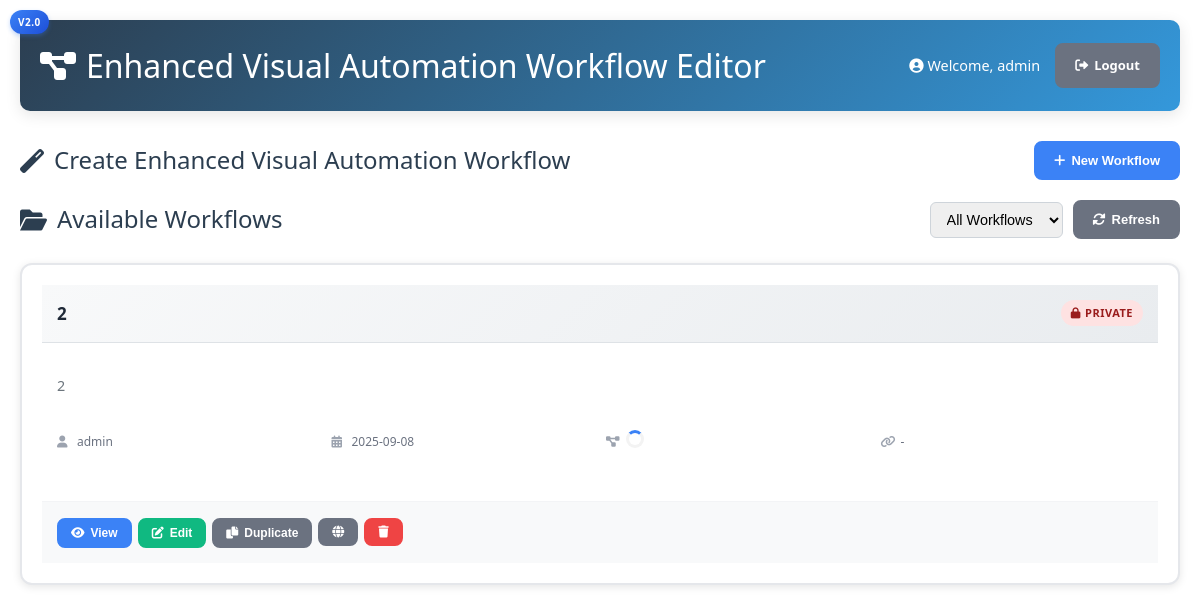
The page /automation (signed in) on the database its author committed.
### tables this page shows
CREATE TABLE automation_scenarios (
            id INTEGER PRIMARY KEY AUTOINCREMENT,
            name TEXT NOT NULL,
            description TEXT,
            steps TEXT NOT NULL,
            is_public BOOLEAN DEFAULT 0,
            created_by INTEGER,
            created_at TIMESTAMP DEFAULT CURRENT_TIMESTAMP,
            updated_at TIMESTAMP DEFAULT CURRENT_TIMESTAMP, workflow_type TEXT DEFAULT "linear", version TEXT DEFAULT "1.0",
            FOREIGN KEY (created_by) REFERENCES users (id)
        );

CREATE TABLE users (
            id INTEGER PRIMARY KEY AUTOINCREMENT,
            username TEXT UNIQUE NOT NULL,
            password_hash TEXT NOT NULL,
            role TEXT NOT NULL DEFAULT 'user',
            created_at TIMESTAMP DEFAULT CURRENT_TIMESTAMP
        );

### server.py (the view)
    def decorated_function(*args, **kwargs):
        if 'user_id' not in session:
            return redirect(url_for('login'))
        return f(*args, **kwargs)

### server.py (called while the page is built)
def get_db_connection():
    conn = sqlite3.connect('data.db')
    conn.row_factory = sqlite3.Row
    return conn

def login_required(f):
    def decorated_function(*args, **kwargs):
        if 'user_id' not in session:
            return redirect(url_for('login'))
        return f(*args, **kwargs)
    decorated_function.__name__ = f.__name__
    return decorated_function

@app.route('/automation')  # Updated route to automation
@login_required
def automation():
    conn = get_db_connection()
    scenarios = conn.execute('''
        SELECT s.*, u.username as creator_name
        FROM automation_scenarios s
        LEFT JOIN users u ON s.created_by = u.id
        WHERE s.is_public = 1 OR s.created_by = ?
        ORDER BY s.updated_at DESC
    ''', (session['user_id'],)).fetchall()
    conn.close()
    return render_template('automation.html', scenarios=scenarios)  # Updated render template to automation.html

### templates/automation.html (shortened to what this page needs)
<!DOCTYPE html>
<html lang="en">
<head>
    <link rel="stylesheet" href="{{ url_for('static', filename='style.css') }}">
    <link href="https://cdnjs.cloudflare.com/ajax/libs/font-awesome/6.0.0/css/all.min.css" rel="stylesheet">
</head>
<body>
    <div class="container">
        <header class="header">
            <div class="header-content">
                <h1>
                    <i class="fas fa-project-diagram"></i>
                    Enhanced Visual Automation Workflow Editor
                    <span class="version-badge">v2.0</span>
                </h1>
                <div class="user-info">
                    <div class="user-avatar">
                        <i class="fas fa-user-circle"></i>
                        <span>Welcome, {{ session.username }}</span>
                    </div>
                    <a href="{{ url_for('logout') }}" class="btn btn-secondary">
                        <i class="fas fa-sign-out-alt"></i> Logout
                    </a>
                </div>
            </div>
        </header>
        <main class="main-content">
            <section class="create-section">
                <div class="section-header">
                    <h2><i class="fas fa-magic"></i> Create Enhanced Visual Automation Workflow</h2>
                    <div class="header-actions">
                        <button id="toggleWorkflowEditor" class="btn btn-primary">
                            <i class="fas fa-plus"></i> New Workflow
                        </button>
                    </div>
                </div>
            </section>
            <section class="scenarios-section">
                <div class="section-header">
                    <h2><i class="fas fa-folder-open"></i> Available Workflows</h2>
                    <div class="filter-controls">
                        <select id="filterType" onchange="filterScenarios()" class="form-select">
                            <option value="all">All Workflows</option>
                        </select>
                        <button class="btn btn-secondary" onclick="refreshWorkflows()">
                            <i class="fas fa-sync-alt"></i> Refresh
                        </button>
                    </div>
                </div>
                <div class="scenarios-grid" id="scenariosGrid">
                    {% for scenario in scenarios %}
                    <div class="scenario-card" data-public="{{ scenario.is_public }}" data-id="{{ scenario.id }}">
                        <div class="card-header">
                            <h3>{{ scenario.name }}</h3>
                            <div class="card-status">
                                {% if scenario.is_public %}
                                    <span class="status-badge public">
                                        <i class="fas fa-globe"></i> Public
                                    </span>
                                {% else %}
                                    <span class="status-badge private">
                                        <i class="fas fa-lock"></i> Private
                                    </span>
                                {% endif %}
                            </div>
                        </div>
                        <div class="card-body">
                            <p class="description">{{ scenario.description or 'No description provided' }}</p>
                            <div class="scenario-info">
                                <div class="info-item">
                                    <i class="fas fa-user"></i>
                                    <span>{{ scenario.creator_name or 'Unknown' }}</span>
                                </div>
                                <div class="info-item">
                                    <i class="fas fa-calendar-alt"></i>
                                    <span>{{ scenario.updated_at[:10] }}</span>
                                </div>
                                <div class="info-item">
                                    <i class="fas fa-project-diagram"></i>
                                    <span id="nodeCount{{ scenario.id }}">
                                        <div class="loading"></div>
                                    </span>
                                </div>
                                <div class="info-item">
                                    <i class="fas fa-link"></i>
                                    <span id="connectionCount{{ scenario.id }}">-</span>
                                </div>
                            </div>
                        </div>
                        <div class="card-actions">
                            <button class="btn btn-primary btn-sm" onclick="viewWorkflow({{ scenario.id }})">
                                <i class="fas fa-eye"></i> View
                            </button>
                            {% if scenario.created_by == session.user_id %}
                                <button class="btn btn-success btn-sm" onclick="editWorkflow({{ scenario.id }})">
                                    <i class="fas fa-edit"></i> Edit
                                </button>
                                <button class="btn btn-secondary btn-sm" onclick="duplicateWorkflow({{ scenario.id }})">
                                    <i class="fas fa-copy"></i> Duplicate
                                </button>
                                <form method="POST" action="{{ url_for('web_update_scenario', scenario_id=scenario.id) }}" style="display: inline;">
                                    <button type="submit" class="btn btn-secondary btn-sm" title="Toggle Visibility">
                                        {% if scenario.is_public %}
                                            <i class="fas fa-eye-slash"></i>
                                        {% else %}
                                            <i class="fas fa-globe"></i>
                                        {% endif %}
                                    </button>
                                </form>
                                <form method="POST" action="{{ url_for('web_update_scenario', scenario_id=scenario.id) }}"
                                      style="display: inline;"
                                      onsubmit="return confirm('⚠️ Are you sure you want to delete this workflow?')">
                                    <button type="submit" class="btn btn-danger btn-sm" title="Delete Workflow">
                                        <i class="fas fa-trash"></i>
                                    </button>
                                </form>
                            {% endif %}
                        </div>
                    </div>
                    {% endfor %}
                </div>
            </section>
        </main>
    </div>
</body>
</html>

### static/style.css (style rules this page uses)
* { margin: 0; padding: 0; box-sizing: border-box; }
body { font-family: 'Segoe UI', Tahoma, Geneva, Verdana, sans-serif; line-height: 1.6; color: #333; background: linear-gradient(135deg, #667eea 0%, #764ba2 100%); min-height: 100vh; }
.container { max-width: 1200px; margin: 0 auto; padding: 20px; background: white; min-height: 100vh; box-shadow: 0 0 20px rgba(0,0,0,0.1); }
.header { background: linear-gradient(135deg, #2c3e50 0%, #3498db 100%); color: white; padding: 20px; border-radius: 10px; margin-bottom: 30px; box-shadow: 0 4px 15px rgba(0,0,0,0.1); }
.header-content { display: flex; justify-content: space-between; align-items: center; flex-wrap: wrap; gap: 15px; }
.header h1 { font-size: 2rem; font-weight: 300; display: flex; align-items: center; gap: 10px; }
.user-info { display: flex; align-items: center; gap: 15px; font-size: 0.9rem; }
.btn { display: inline-flex; align-items: center; gap: 8px; padding: 10px 16px; border: none; border-radius: 6px; font-size: 0.9rem; font-weight: 500; text-decoration: none; cursor: pointer; transition: all 0.3s ease; text-align: center; white-space: nowrap; }
.btn-primary { background: #3498db; color: white; }
.btn-secondary { background: #95a5a6; color: white; }
.btn-success { background: #27ae60; color: white; }
.btn-danger { background: #e74c3c; color: white; }
.btn-sm { padding: 6px 12px; font-size: 0.8rem; }
.section-header { display: flex; justify-content: space-between; align-items: center; margin-bottom: 20px; flex-wrap: wrap; gap: 15px; }
.section-header h2 { color: #2c3e50; font-size: 1.5rem; font-weight: 400; display: flex; align-items: center; gap: 10px; }
.scenarios-grid { display: grid; grid-template-columns: repeat(auto-fit, minmax(350px, 1fr)); gap: 20px; margin-top: 20px; }
.scenario-card { background: white; border: 1px solid #dee2e6; border-radius: 10px; overflow: hidden; transition: all 0.3s ease; box-shadow: 0 2px 4px rgba(0,0,0,0.1); }
.card-header { background: linear-gradient(135deg, #f8f9fa 0%, #e9ecef 100%); padding: 15px; border-bottom: 1px solid #dee2e6; display: flex; justify-content: space-between; align-items: center; }
.card-header h3 { margin: 0; font-size: 1.1rem; color: #495057; }
.status-badge { padding: 4px 8px; border-radius: 12px; font-size: 0.75rem; font-weight: 500; display: flex; align-items: center; gap: 4px; }
.status-badge.private { background: #fff3cd; color: #856404; }
.card-body { padding: 15px; }
.description { color: #6c757d; font-size: 0.9rem; margin-bottom: 15px; min-height: 40px; }
.scenario-info { display: flex; flex-direction: column; gap: 5px; margin-bottom: 15px; }
.info-item { display: flex; align-items: center; gap: 8px; font-size: 0.8rem; color: #6c757d; }
.card-actions { padding: 15px; border-top: 1px solid #dee2e6; background: #f8f9fa; display: flex; gap: 8px; flex-wrap: wrap; }
.filter-controls, .admin-controls { display: flex; gap: 10px; align-items: center; flex-wrap: wrap; }
.filter-controls select, .admin-controls select { padding: 8px 12px; border: 1px solid #ced4da; border-radius: 6px; font-size: 0.9rem; }
.loading { display: inline-block; width: 20px; height: 20px; border: 3px solid #f3f3f3; border-top: 3px solid #3498db; border-radius: 50%; animation: spin 1s linear infinite; }

### rows shown on the page
automation_scenarios: name "2", is_public False (drawn), description "2", username "admin", updated_at "2025-09-08"

### other values the page prints
{{ session.username }} "admin"
